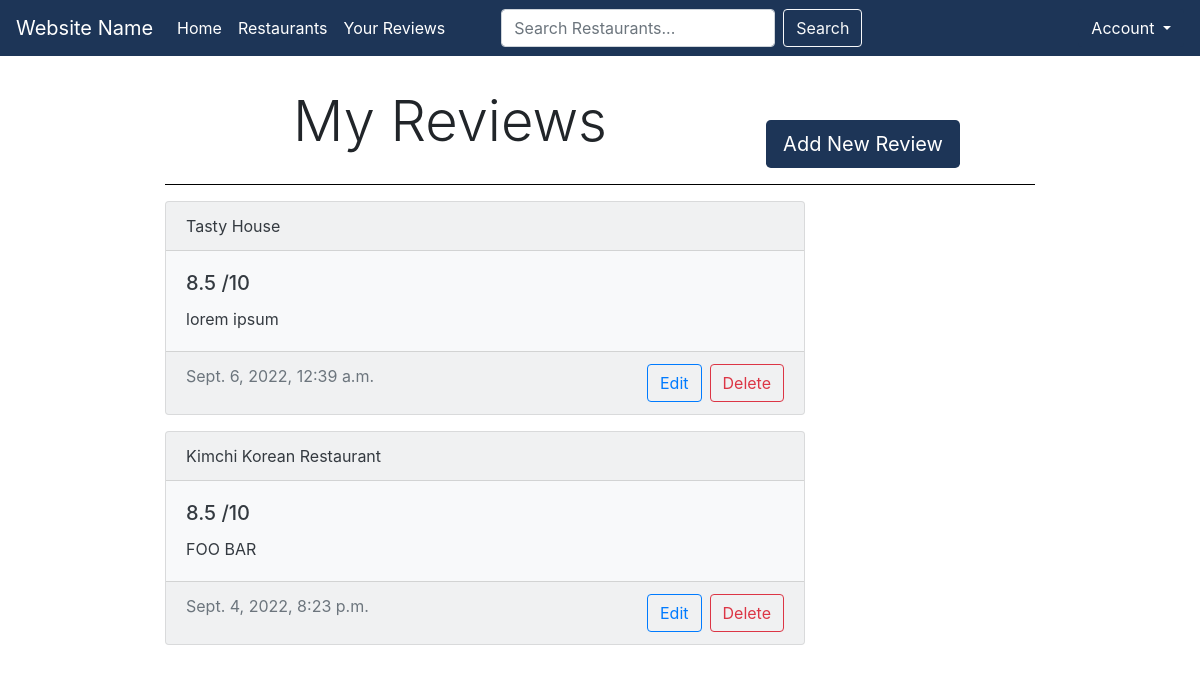
Page /ratings (signed in) on the earlier database version.
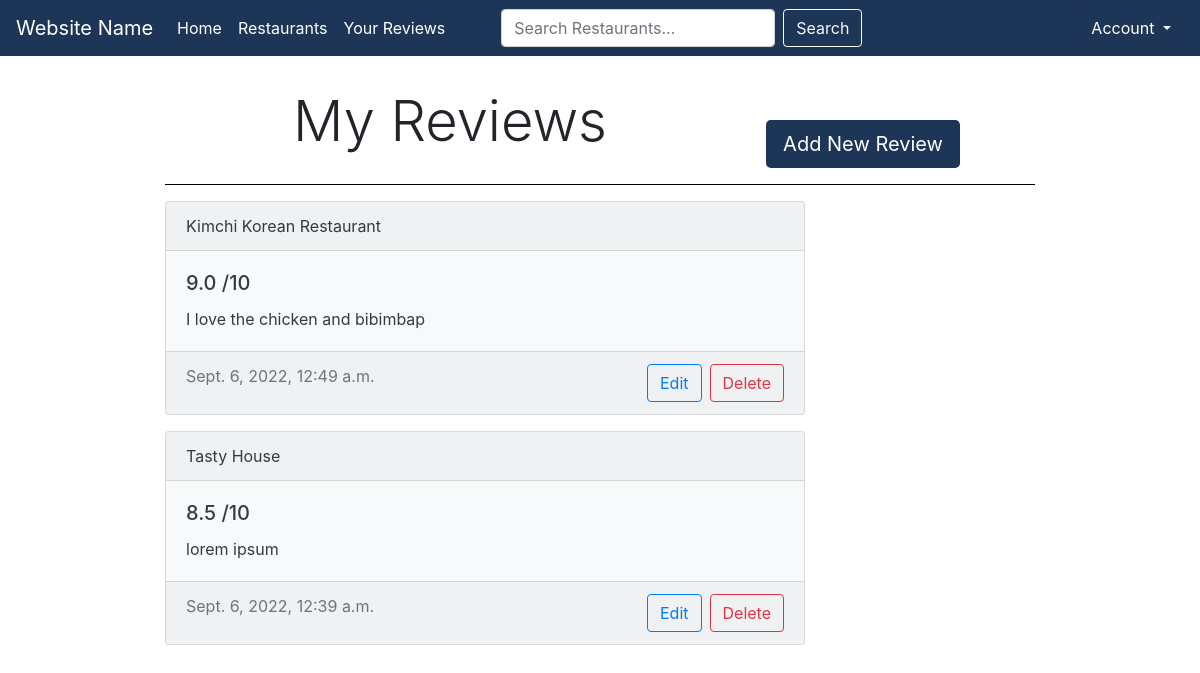
Same page on the later database version.
### restaurants/models.py (models this page shows, shortened)
class Rating(models.Model):
    user = models.ForeignKey(
        User, on_delete=models.CASCADE, null=False)
    restaurant = models.ForeignKey(
        Restaurant, on_delete=models.CASCADE, null=False)
    rating = models.DecimalField(decimal_places=1, max_digits=3)
    review = models.TextField(null=True, blank=True)
    updated = models.DateTimeField(auto_now=True)
    created = models.DateTimeField(auto_now_add=True)
    class Meta:
        ordering = ['-updated', '-created']

class Restaurant(models.Model):
    name = models.CharField(max_length=100, null=False)
    tags = models.CharField(max_length=50, null=True)
    class Meta:
        db_table = "restaurant"
        ordering = ['name']
    def __str__(self):
        return self.name

### restaurants/views.py (the view)
# urls.py: path("ratings", views.ratings, name="ratings"),
@login_required(login_url="login")
def ratings(request):
    user = request.user
    ratings = Rating.objects.filter(user=user).order_by('-updated')
    paginator = Paginator(ratings, 5)
    page_number = request.GET.get('page')
    page_obj = paginator.get_page(page_number)
    context = {'ratings': ratings, 'user': user, 'page_obj': page_obj}
    return render(request, "restaurants/ratings.html", context)

### restaurants/templates/restaurants/ratings.html (shortened to what this page needs)
{% extends 'restaurants/base.html' %}
{% block content %}
<div class="container w-75">
  <div class="row">
    <h1 class="display-4 col-sm-8 mt-3 text-center">My Reviews</h1>
    <div class="col-sm-3">
      <div class= "btn-toolbar float-right mt-5">
        <a class="btn darkBlue btn-lg" href="{% url 'addrating' %}">Add New Review</a>
      </div>
    </div>
  </div>
<hr size="10" color="#000000" noshade>
{% for rating in page_obj %}
        <div class="card text-dark bg-light mb-3" style="max-width: 40rem;">
          <div class="card-header">{{rating.restaurant}}</div>
            <div class="card-body">
              <h5 class="card-title">{{rating.rating}} /10</h5>
              <p class="card-text">{{rating.review}}</p>
            </div>
          <div class="card-footer text-muted">{{rating.updated}}
            <div class= "btn-toolbar float-right">
              <a class="btn btn-outline-primary mr-2" href="{% url 'update-rating' rating.id %}">Edit</a>
              <a class="btn btn-outline-danger" href="{% url 'delete-rating' rating.id %}">Delete</a>
            </div>
          </div>
        </div>
        {% empty %}
          <div class="alert alert-light" role="alert"> Oops! Looks like you haven't reviewed anything yet! &#9785; </div>
{% endfor %}
{% endblock %}

Differences in the rows shown:
changed Rating "Kimchi Korean Restaurant": rating "8.5" → "9.0"; review "FOO BAR" → "I love the chicken and bibimbap"; updated "Sept. 4, 2022, 8:23 p.m." → "Sept. 6, 2022, 12:49 a.m."; moves up the list
